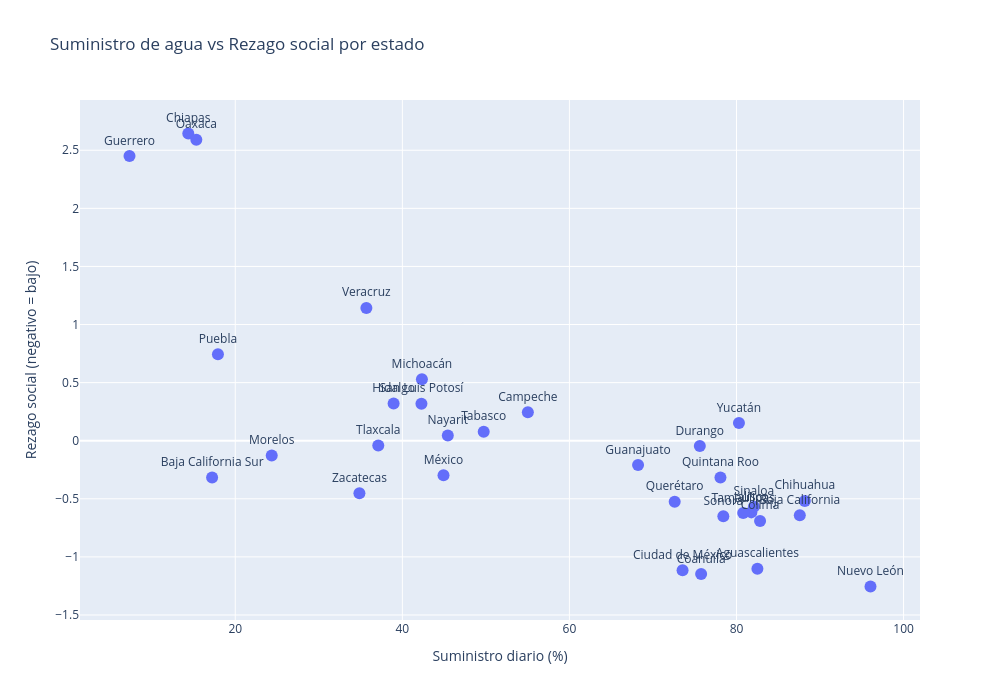

The code cell stored with this chart in its notebook:
### Code cell
fig = px.scatter(
    suministro_vs_rezagoSocial,
    y='Índice de rezago social',
    x='Porcentaje de suministro diario',
    text='Entidad',          # muestra el nombre del estado sobre el punto
    hover_name='Entidad',    # al pasar el mouse también sale el nombre
    title='Suministro de agua vs Rezago social por estado',
    labels={
        'Índice de rezago social': 'Rezago social (negativo = bajo)',
        'Porcentaje de suministro diario': 'Suministro diario (%)'
    }
)

fig.update_traces(textposition='top center', marker=dict(size=12))
fig.update_layout(width=1000, height=700)  
fig.show()

### Figure 1 — Plotly figure (JSON) as saved in the notebook; plotly's stock layout.template omitted (floating-point values rounded to 4 significant figures)
{"data": [{"hovertemplate": "<b>%{hovertext}</b><br><br>Suministro diario (%)=%{x}<br>Rezago social (negativo = bajo)=%{y}<br>Entidad=%{text}<extra></extra>", "hovertext": ["Aguascalientes", "Baja California", "Baja California Sur", "Campeche", "Coahuila", "Colima", "Chiapas", "Chihuahua", "Ciudad de México", "Durango", "Guanajuato", "Guerrero", "Hidalgo", "Jalisco", "México", "Michoacán", "Morelos", "Nayarit", "Nuevo León", "Oaxaca", "Puebla", "Querétaro", "Quintana Roo", "San Luis Potosí", "Sinaloa", "Sonora", "Tabasco", "Tamaulipas", "Tlaxcala", "Veracruz", "Yucatán", "Zacatecas"], "legendgroup": "", "marker": {"color": "#636efa", "size": 12, "symbol": "circle"}, "mode": "markers+text", "name": "", "orientation": "v", "showlegend": false, "text": ["Aguascalientes", "Baja California", "Baja California Sur", "Campeche", "Coahuila", "Colima", "Chiapas", "Chihuahua", "Ciudad de México", "Durango", "Guanajuato", "Guerrero", "Hidalgo", "Jalisco", "México", "Michoacán", "Morelos", "Nayarit", "Nuevo León", "Oaxaca", "Puebla", "Querétaro", "Quintana Roo", "San Luis Potosí", "Sinaloa", "Sonora", "Tabasco", "Tamaulipas", "Tlaxcala", "Veracruz", "Yucatán", "Zacatecas"], "textposition": "top center", "type": "scatter", "x": [82.5, 87.58, 17.23, 55.02, 75.76, 82.82, 14.38, 88.18, 73.54, 75.61, 68.21, 7.337, 38.95, 81.78, 44.93, 42.34, 24.36, 45.44, 96.04, 15.34, 17.92, 72.6, 78.08, 42.28, 82.08, 78.42, 49.74, 80.8, 37.12, 35.69, 80.29, 34.86], "xaxis": "x", "y": [-1.102, -0.6424, -0.317, 0.2445, -1.148, -0.6907, 2.644, -0.5184, -1.115, -0.04596, -0.2092, 2.45, 0.3201, -0.6168, -0.2981, 0.5299, -0.1265, 0.04404, -1.255, 2.591, 0.7445, -0.5245, -0.3172, 0.3191, -0.5676, -0.6505, 0.0764, -0.6226, -0.04053, 1.143, 0.1525, -0.4526], "yaxis": "y"}], "layout": {"height": 700, "legend": {"tracegroupgap": 0}, "title": {"text": "Suministro de agua vs Rezago social por estado"}, "width": 1000, "xaxis": {"anchor": "y", "domain": [0, 1], "title": {"text": "Suministro diario (%)"}}, "yaxis": {"anchor": "x", "domain": [0, 1], "title": {"text": "Rezago social (negativo = bajo)"}}}}
